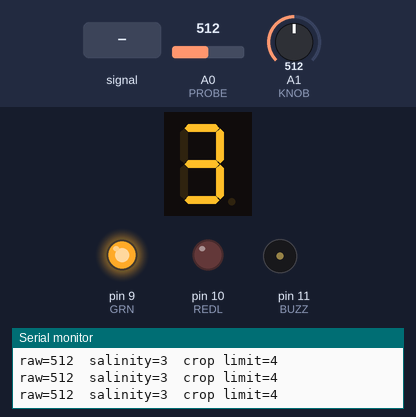
Simulated run of this sketch. Board: Arduino Uno, built with avr-gcc and run on an emulated ATmega328P. On the bench: 1-digit seven-segment display, output pins drawn as LEDs (lit = HIGH), buzzer (waves = sounding, pin HIGH), the last lines printed to the serial monitor. Wiring (inferred from the names in the program): 1-digit 7-segment display, segments lit when HIGH: segments pin 2, pin 3, pin 4, pin 5, pin 6, pin 7, pin 8. Dashed ring = blinking. Inputs (shaded band) come from the test bench; at power-on: A0 (PROBE) = 512, A1 (KNOB) = 512. The segment pins are drawn as the display they are named for; pins used as bus, display or sensor lines are not drawn.

Above: at 1.2 s.
1.3 s: A0 (PROBE) set to 455
At 1.7 s:
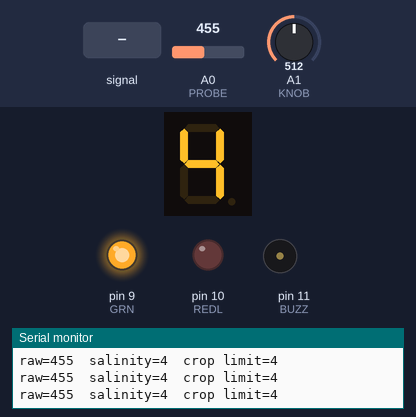
2.8 s: A0 (PROBE) set to 431
At 3.3 s:
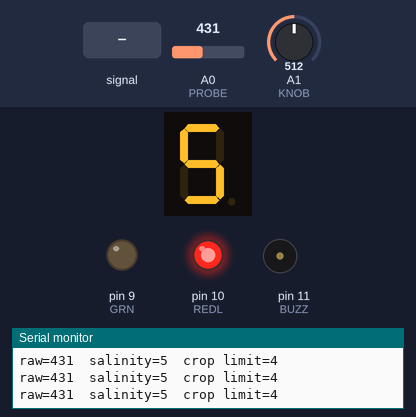
5.8 s: A0 (PROBE) fed a 2 Hz sine of ±306 counts around its level
At 6.43 s:
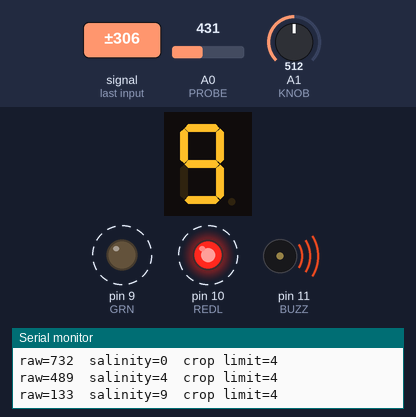
7.3 s: A1 (KNOB) set to 716
10.3 s: A0 (PROBE) set to 511
At 10.33 s:
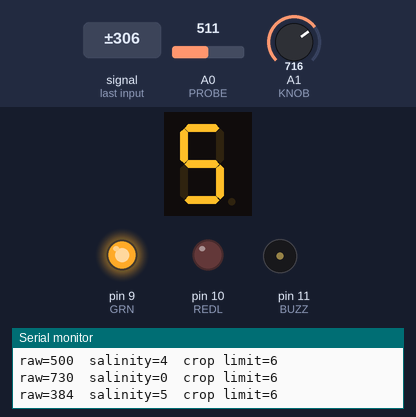
11.8 s: A0 (PROBE) set to 334
At 13.2 s:
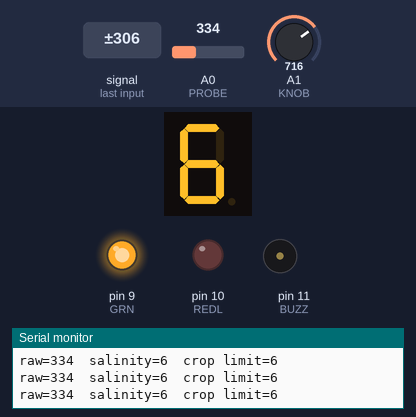
14.8 s: A0 (PROBE) set to 313
At 15.5 s:
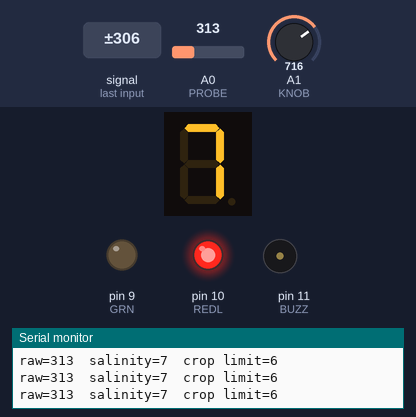
Timing chart, 0 to 18.8 s (numbered marks = the images above; inputs shaded):
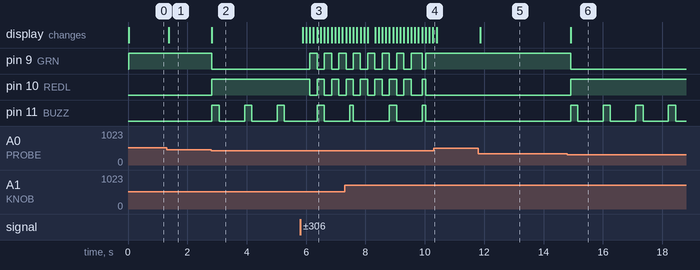

The sketch:

P21_Well-Water-Salinity-Tester.ino
```cpp
/* PROJECT 21 - WELL WATER SALINITY TESTER  (11.A Group 6)
   The soil probe is used as a conductivity cell: salty water conducts better.
   Salinity 0 (fresh) to 9 (your saltiest cup) on the display. The knob sets
   what the crop can tolerate: saltier than the knob = RED + beep.       */
const int PROBE = A0, KNOB = A1;
const int GRN = 9, REDL = 10;           // LEDs (each through 220 ohm)
const int BUZZ = 11;                    // ACTIVE buzzer

// ---- CALIBRATE from your own cups (Serial Monitor) ----
// With most kit modules the number goes DOWN as water gets saltier.
// Just type YOUR two numbers: map() works in either direction.
const int CLEAN_READING = 750;          // probe in tap / bottled water
const int SALTY_READING = 200;          // probe in your saltiest cup

unsigned long lastBeep = 0;

// ---------- 7-SEGMENT DISPLAY (pins a,b,c,d,e,f,g) ----------
const int SEG[7] = {2, 3, 4, 5, 6, 7, 8};
const bool SEG_COMMON_ANODE = false;   // true = common pin goes to 5V instead of GND
const byte DIGIT[10][7] = {
  {1,1,1,1,1,1,0}, {0,1,1,0,0,0,0}, {1,1,0,1,1,0,1}, {1,1,1,1,0,0,1},
  {0,1,1,0,0,1,1}, {1,0,1,1,0,1,1}, {1,0,1,1,1,1,1}, {1,1,1,0,0,0,0},
  {1,1,1,1,1,1,1}, {1,1,1,1,0,1,1} };

void show(int n) {                      // show one number 0-9
  n = constrain(n, 0, 9);
  for (int i = 0; i < 7; i++) {
    bool on = DIGIT[n][i];
    digitalWrite(SEG[i], SEG_COMMON_ANODE ? !on : on);
  }
}

int readProbe() {
  long s = 0;
  for (int i = 0; i < 10; i++) { s += analogRead(PROBE); delay(2); }
  return s / 10;
}

void setup() {
  Serial.begin(9600);
  for (int i = 0; i < 7; i++) pinMode(SEG[i], OUTPUT);
  pinMode(GRN, OUTPUT); pinMode(REDL, OUTPUT); pinMode(BUZZ, OUTPUT);
}

void loop() {
  int raw = readProbe();
  int salinity  = constrain(map(raw, CLEAN_READING, SALTY_READING, 0, 9), 0, 9);
  int tolerance = map(analogRead(KNOB), 0, 1023, 0, 9);
  show(salinity);

  bool tooSalty = (salinity > tolerance);
  digitalWrite(REDL, tooSalty);
  digitalWrite(GRN, !tooSalty);
  if (tooSalty && millis() - lastBeep >= 1000) lastBeep = millis();
  digitalWrite(BUZZ, (tooSalty && millis() - lastBeep < 150) ? HIGH : LOW);

  Serial.print("raw="); Serial.print(raw);
  Serial.print("  salinity="); Serial.print(salinity);
  Serial.print("  crop limit="); Serial.println(tolerance);
  delay(100);
}
```

Measured:
- the behaviour switches between 445 and 444 on A0 (PROBE) (found by bisection; images 1 and 2)
- the behaviour switches between 323 and 322 on A0 (PROBE) (found by bisection; images 5 and 6)
- after the input at 1.3 s, the display: changes after 0.06 s (image 1)
- after the input at 2.8 s, pin 9 (GRN): HIGH → LOW at once; pin 10 (REDL): LOW → HIGH at once; pin 11 (BUZZ): alternates HIGH for 0.24 s and LOW for 0.85 s, starting at once; the display: changes at once (image 2)
- after the input at 5.8 s, pin 9 (GRN), pin 10 (REDL): alternates HIGH for 0.24 s and LOW for 0.24 s, starting after 0.32 s; the display: changes after 0.08 s (image 3)
- after the input at 10.3 s, pin 9 (GRN): stops changing and stays HIGH; pin 10 (REDL): stops changing and stays LOW; pin 11 (BUZZ): stays LOW (without the input it goes to HIGH after 1.1 s)
- after the input at 11.8 s, the display: changes after 0.06 s (image 5)
- after the input at 14.8 s, pin 9 (GRN): HIGH → LOW after 0.11 s; pin 10 (REDL): LOW → HIGH after 0.11 s; pin 11 (BUZZ): alternates HIGH for 0.24 s and LOW for 0.85 s, starting after 0.11 s; the display: changes after 0.11 s (image 6)
